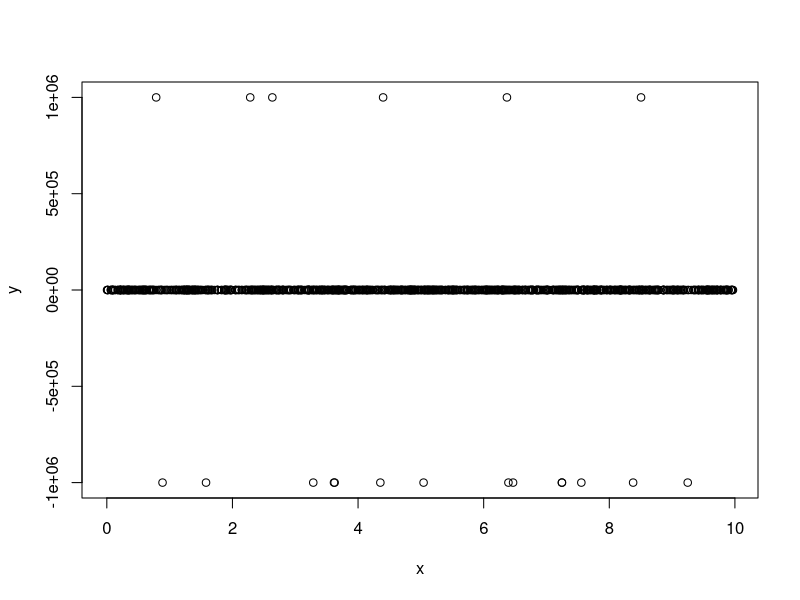

The R source for this figure: (Note: this script raises an error after producing the figure.)
nsim = 1000

outliers = TRUE

x = runif(nsim, 0, 10)
y = 3 + 2 * sin(x) + rnorm(nsim, 0, 1)

if (outliers) {
  noutlier = 20
  outlier_mean = 1e6
  outlier_idx = sample(nsim, noutlier)
  y[outlier_idx] = sample(x = c(-1, 1), size = noutlier, replace = TRUE) * rnorm(noutlier, outlier_mean, 1)
}

plot(x = x, y = y)

df = data.frame(x = x, y = y)

cboost = boostSplines(data = df, target = "y", loss = LossQuadratic$new(), iterations = 1000)
cboost_10 = boostSplines(data = df, target = "y", loss = LossQuantile$new(0.1), iterations = 1000)
cboost_50 = boostSplines(data = df, target = "y", loss = LossQuantile$new(0.5), iterations = 1000)
cboost_90 = boostSplines(data = df, target = "y", loss = LossQuantile$new(0.9), iterations = 1000)

df_pred = data.frame(
  feat = x,
  target = y,
  mean = cboost$predict(),
  quantile_10 = cboost_10$predict(),
  quantile_50 = cboost_50$predict(),
  quantile_90 = cboost_90$predict()
)
df_pred = tidyr::gather(data = df_pred, key = "Estimator", value = "pred", mean:quantile_90)

library(ggplot2)

gg1 = ggplot() +
  geom_point(data = df_pred, aes(x = feat, y = target)) +
  geom_line(data = df_pred, aes(x = feat, y = pred, color = Estimator, linetype = Estimator), size = 2, show.legend = FALSE) +
  xlab("Feature") +
  ylab("Target") +
  ggthemes::theme_tufte() +
  scale_color_brewer(palette = "Set1") +
  ggtitle("Full Target Range WITH Outliers")

gg2 = ggplot() +
  geom_point(data = df_pred, aes(x = feat, y = target)) +
  geom_line(data = df_pred, aes(x = feat, y = pred, color = Estimator, linetype = Estimator), size = 2) +
  ylim(-2, 8) +
  xlab("Feature") +
  ylab("") +
  ggthemes::theme_tufte() +
  scale_color_brewer(palette = "Set1") +
  ggtitle("Real Target Range WITHOUT Outliers")

final_plot = gridExtra::grid.arrange(gg1, gg2, ncol = 2)
ggsave(plot = final_plot, filename = "cboost_quantile_regression.pdf")



par(mfrow = c(1,2))

plot(x = x, y = y, main = "bla")
lines(x = x[order(x)], y = preds[order(x)], col = "blue", lty = 1, lwd = 2)
lines(x = x[order(x)], y = preds_50[order(x)], col = "red", lty = 1, lwd = 2)
lines(x = x[order(x)], y = preds_10[order(x)], col = "red", lty = 2, lwd = 2)
lines(x = x[order(x)], y = preds_90[order(x)], col = "red", lty = 2, lwd = 2)


plot(x = x, y = y, ylim = c(-2, 8))
lines(x = x[order(x)], y = preds[order(x)], col = rgb(0, 0, 1, 0.2), lty = 1, lwd = 2)
lines(x = x[order(x)], y = preds_50[order(x)], col = "red", lty = 1, lwd = 2)
lines(x = x[order(x)], y = preds_10[order(x)], col = "red", lty = 2, lwd = 2)
lines(x = x[order(x)], y = preds_90[order(x)], col = "red", lty = 2, lwd = 2)

par(mfrow = c(1,1))